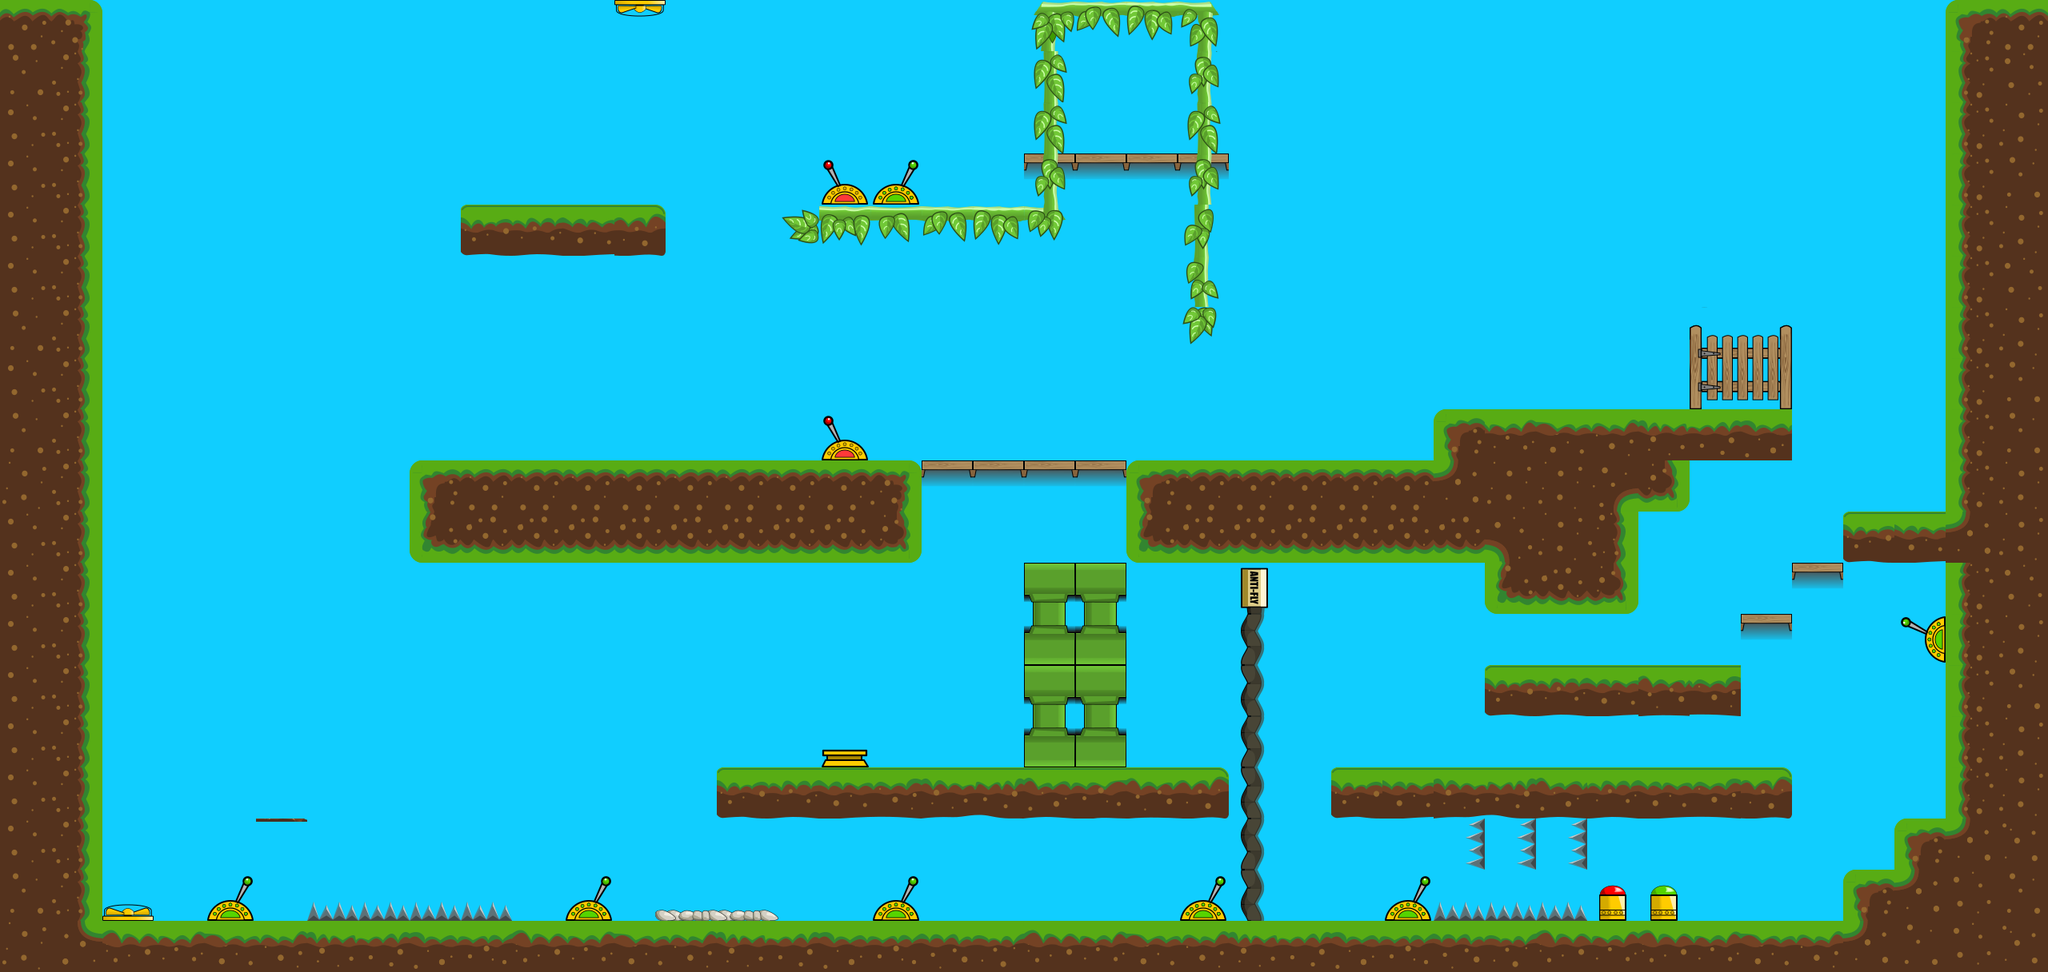

This game map was drawn from its Tiled (.tmx) file and the tilesets committed beside it. A one-line description and the trimmed map source follow:
An orthogonal 40x19 tile map with 64x64 px tiles, 3 tile layers (Background, World, InteractionTiles), 4 hidden layers not drawn, 4 tilesets and 50 objects (6x Box, 5x Image, 4x TileSprite, 3x Rock, 3x PullSwitch, ...).

<map version="1.2" tiledversion="1.2.3" orientation="orthogonal" renderorder="right-down" width="40" height="19" tilewidth="64" tileheight="64" infinite="0" backgroundcolor="#10ceff" nextlayerid="12" nextobjectid="144">
 <properties>
  <property name="Backgrounds" value="BrickTile.svg|Gnome.svg|WallTile.svg|Clouds.svg|PotBush1.svg|PotBush2.svg|PotBush3.svg|Bushes.svg|WallTileCap.svg|BrickTileCap.svg" />
  <property name="debug" type="bool" value="true" />
 </properties>
 <tileset firstgid="1" name="components" tilewidth="64" tileheight="64" spacing="2" margin="1" tilecount="48" columns="6">
  <image source="components.png" width="396" height="528" />
 </tileset>
 <tileset firstgid="49" name="GS" tilewidth="64" tileheight="64" spacing="2" margin="1" tilecount="42" columns="6">
  <image source="gs.png" width="396" height="462" />
  <terraintypes>
   <terrain name="Ground" tile="18" />
   <terrain name="Vines" tile="18" />
  </terraintypes>
  <tile id="0" terrain=",,,0" />
  <tile id="1" terrain=",,0,0" />
  <tile id="2" terrain=",,0," />
  <tile id="3" terrain="0,0,0," />
  <tile id="4" terrain="0,0,,0" />
  <tile id="6" terrain=",0,,0" />
  <tile id="7" terrain="0,0,0,0" />
  <tile id="8" terrain="0,,0," />
  <tile id="9" terrain="0,,0,0" />
  <tile id="10" terrain=",0,0,0" />
  <tile id="12" terrain=",0,," />
  <tile id="13" terrain="0,0,," />
  <tile id="14" terrain="0,,," />
  <tile id="15" terrain="0,0,0,0" />
  <tile id="16" terrain="0,0,0,0" />
  <tile id="17" terrain="0,0,0,0" />
  <tile id="18" terrain=",,,1" />
  <tile id="19" terrain=",,1,1" />
  <tile id="20" terrain=",,1,1" />
  <tile id="21" terrain=",,1,1" />
  <tile id="22" terrain=",,1,1" />
  <tile id="23" terrain=",,1," />
  <tile id="24" terrain=",1,,1" />
  <tile id="25" terrain="1,1,1,1" />
  <tile id="26" terrain="1,1,1,1" />
  <tile id="29" terrain="1,,1," />
  <tile id="30" terrain=",1,,1" />
  <tile id="35" terrain="1,,1," />
  <tile id="36" terrain=",1,," />
  <tile id="37" terrain="1,1,," />
  <tile id="38" terrain="1,1,," />
  <tile id="39" terrain="1,1,," />
  <tile id="40" terrain="1,1,," />
  <tile id="41" terrain="1,,," />
 </tileset>
 <tileset firstgid="91" name="GardenTilemap" tilewidth="64" tileheight="64" spacing="2" margin="1" tilecount="256" columns="16">
  <image source="GardenTilemap.png" width="1056" height="1056" />
 </tileset>
 <tileset firstgid="347" name="veggies" tilewidth="64" tileheight="64" tilecount="256" columns="16">
  <image source="veggies.png" width="1056" height="1056" />
 </tileset>
 <objectgroup id="1" name="Sky">
  <properties>
   <property name="depth" type="int" value="1" />
  </properties>
  <object id="45" name="WallTile.svg" type="TileSprite" x="0" y="1152">
   <point />
  </object>
  <object id="47" name="Gnome.svg" type="Image" x="2176" y="1152">
   <point />
  </object>
  <object id="59" name="Clouds.svg" type="TileSprite" x="0" y="640">
   <point />
  </object>
  <object id="128" name="Bushes.svg" type="TileSprite" x="128" y="1152">
   <point />
  </object>
  <object id="126" name="PotBush3.svg" type="Image" x="320" y="1152">
   <properties>
    <property name="depth" type="int" value="10" />
   </properties>
   <point />
  </object>
  <object id="124" name="PotBush1.svg" type="Image" x="256" y="1152">
   <point />
  </object>
  <object id="125" name="PotBush2.svg" type="Image" x="448" y="1152">
   <point />
  </object>
  <object id="130" name="PotBush2.svg" type="Image" x="576" y="1152">
   <point />
  </object>
  <object id="142" name="BrickTileCap.svg" type="TileSprite" x="0" y="640">
   <point />
  </object>
 </objectgroup>
 <layer id="2" name="BackgroundTwo" width="40" height="19" visible="0">
  <properties>
   <property name="LayerType" value="static" />
   <property name="depth" type="int" value="2" />
  </properties>
  <data>[760 cells, 22 non-empty, 10 distinct tile ids]</data>
 </layer>
 <layer id="11" name="Another Background" width="40" height="19" visible="0">
  <properties>
   <property name="LayerType" value="static" />
  </properties>
  <data>[760 cells, 4 non-empty, 2 distinct tile ids]</data>
 </layer>
 <layer id="3" name="Background" width="40" height="19">
  <properties>
   <property name="LayerType" value="static" />
   <property name="depth" type="int" value="3" />
  </properties>
  <data>[760 cells, 6 non-empty, 4 distinct tile ids]</data>
 </layer>
 <layer id="4" name="World" width="40" height="19">
  <properties>
   <property name="LayerType" value="static" />
   <property name="depth" type="int" value="3" />
  </properties>
  <data>[760 cells, 215 non-empty, 50 distinct tile ids]</data>
 </layer>
 <objectgroup id="5" name="Player">
  <properties>
   <property name="LayerType" value="Objects" />
   <property name="depth" type="int" value="5" />
  </properties>
  <object id="1" name="Bob" type="StartPosition" x="832" y="512">
   <point />
  </object>
  <object id="2" name="Flit" type="StartPosition" x="1024" y="64">
   <point />
  </object>
 </objectgroup>
 <objectgroup id="6" name="Boxes">
  <properties>
   <property name="LayerType" value="Custom" />
   <property name="depth" type="int" value="6" />
  </properties>
  <object id="96" name="Box" gid="29" x="1344" y="128" width="64" height="64" />
  <object id="97" name="Box" gid="29" x="896" y="832" width="64" height="64" />
  <object id="111" name="Box" type="Rock" gid="33" x="1920" y="832" width="128" height="64">
   <properties>
    <property name="Rock" value="" />
   </properties>
  </object>
  <object id="112" name="Box" type="Rock" gid="33" x="896" y="576" width="128" height="64">
   <properties>
    <property name="Rock" value="" />
   </properties>
  </object>
  <object id="123" name="Box" type="Rock" gid="33" x="1408" y="576" width="128" height="64">
   <properties>
    <property name="Rock" value="" />
   </properties>
  </object>
  <object id="119" name="Box" x="896" y="384" width="64" height="128">
   <properties>
    <property name="DeadWeight" value="" />
   </properties>
  </object>
  <object id="131" name="Box" x="1472" y="384" width="64" height="128">
   <properties>
    <property name="DeadWeight" value="" />
   </properties>
  </object>
  <object id="139" name="Box" gid="29" x="512" y="448" width="64" height="64" />
  <object id="140" name="Box" gid="29" x="512" y="576" width="64" height="64" />
 </objectgroup>
 <layer id="7" name="InteractionTiles" width="40" height="19">
  <properties>
   <property name="LayerType" value="dynamic" />
   <property name="depth" type="int" value="5" />
  </properties>
  <data>[760 cells, 53 non-empty, 17 distinct tile ids]</data>
 </layer>
 <objectgroup id="8" name="Interaction">
  <properties>
   <property name="LayerType" value="Interaction" />
  </properties>
  <!-- 30 objects omitted --></objectgroup>
 <layer id="9" name="Coins" width="40" height="19" visible="0">
  <properties>
   <property name="LayerType" value="dynamic" />
   <property name="depth" type="int" value="5" />
  </properties>
  <data>[760 cells, 5 non-empty, 4 distinct tile ids]</data>
 </layer>
 <layer id="10" name="OverTop" width="40" height="19" visible="0">
  <properties>
   <property name="LayerType" value="Static" />
   <property name="depth" type="int" value="110" />
  </properties>
  <data>[760 cells, 0 non-empty, 0 distinct tile ids]</data>
 </layer>
</map>
<!-- 30 of 50 objects omitted -->
